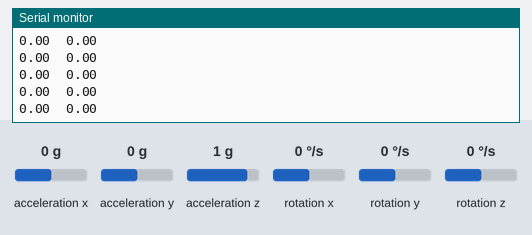
Bench run of a sketch on a simulated Arduino Uno, built with avr-gcc and run on an emulated ATmega328P. Shown: the last lines printed to the serial monitor. Inputs (shaded band) come from the test bench; at power-on: acceleration x 0 g, acceleration y 0 g, acceleration z 1 g, rotation x 0 °/s, rotation y 0 °/s, rotation z 0 °/s.

Above: at 4.2 s.
4.3 s: acceleration x set to -1.4 g
At 4.8 s:
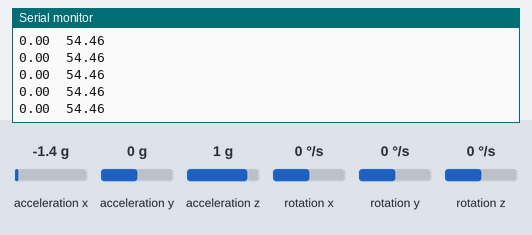
5.8 s: acceleration y set to -1.4 g
At 6.5 s:
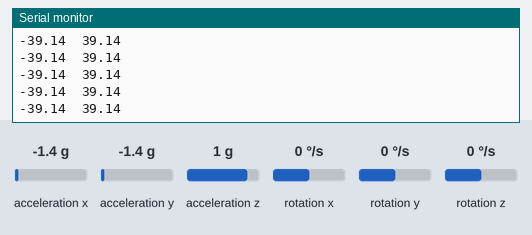
7.3 s: acceleration x set to 0 g
At 8.1 s:
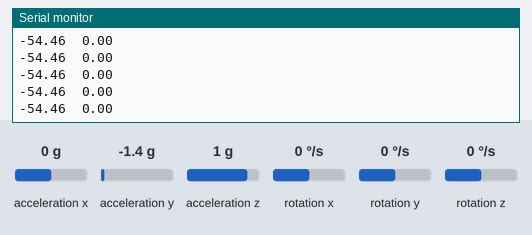
10.3 s: acceleration z set to -1.4 g
Timing chart, 0 to 10.4 s (numbered marks = the images above; inputs shaded):
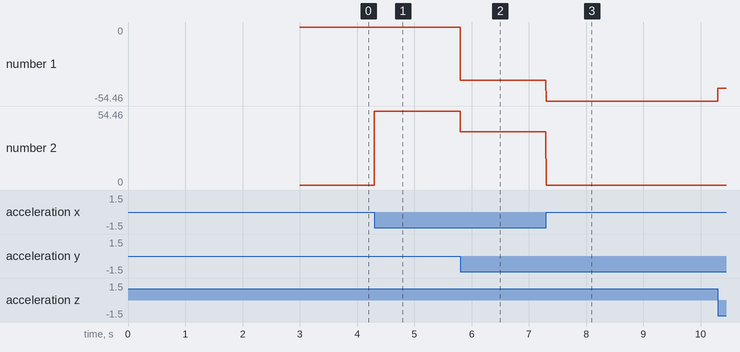

The sketch:

gyro_attitude.ino
```cpp
#include "Wire.h"
#include <MPU6050_light.h>
MPU6050 mpu(Wire);

void setup() {
  Serial.begin(115200);
  Wire.begin();
  mpu.begin();
  mpu.calcGyroOffsets();
}

void loop() {
  mpu.update();
  float angle[3] = {mpu.getAngleX(),mpu.getAngleY(),mpu.getAngleZ()};
  float gyro[3] = {mpu.getGyroX(),mpu.getGyroY(),mpu.getGyroZ()};
  // process this data for your needs...
  Serial.print(angle[0]);
  Serial.print("\t");
  Serial.println(angle[1]);
}
```

Measured:
- after the input at 4.3 s, the serial monitor: prints a new line at once (image 1)
- after the input at 5.8 s, the serial monitor: prints a new line at once (image 2)
- after the input at 7.3 s, the serial monitor: prints a new line at once (image 3)
- plotted number 1: 0 → -39.14 after the input at 5.8 s, -39.14 → -54.46 after the input at 7.3 s, -54.46 → -45 after the input at 10.3 s
- plotted number 2: 0 → 54.46 after the input at 4.3 s, 54.46 → 39.14 after the input at 5.8 s
